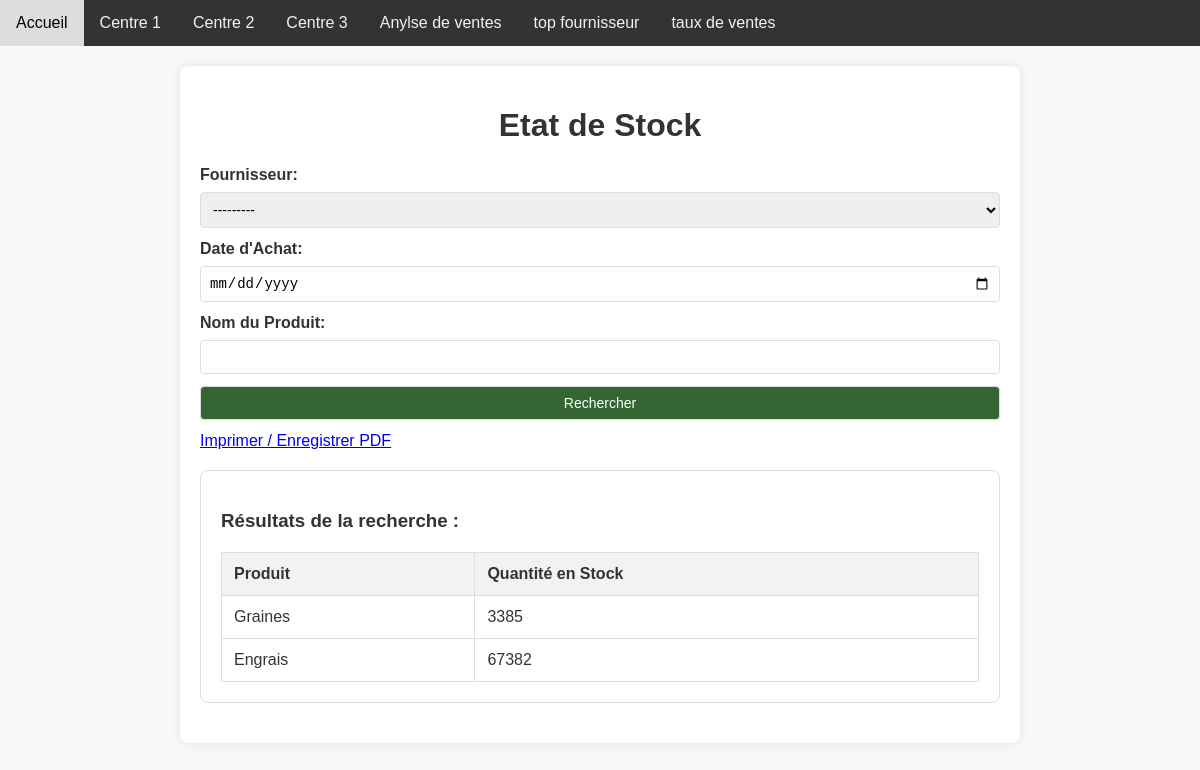
Screenshot of /etat_stock/ with the database file from the repository.
### application/models.py (models this page shows, shortened)
class EtatStock(models.Model):
    produit = models.ForeignKey(Produit, on_delete=models.CASCADE)
    quantite_en_stock = models.IntegerField(default=0)

class Produit(models.Model):
     designation= models.CharField(max_length=50)
     prix= models.FloatField(max_length=10)

### application/views.py (the view, shortened to what this page needs)
# urls.py: path('etat_stock/', views.etat_stock , name='etat_stock'),
def etat_stock(request):
    form = RechercheEtatStockForm(request.GET)
    produits_en_stock = EtatStock.objects.all()
    if form.is_valid():
        fournisseur = form.cleaned_data.get('fournisseur')
        date_achat = form.cleaned_data.get('date_achat')
        nom_produit = form.cleaned_data.get('nom_produit')
        if fournisseur:
            produits_en_stock = produits_en_stock.filter(produit__achat__fournisseurA=fournisseur)
        if date_achat:
            produits_en_stock = produits_en_stock.filter(produit__achat__DateA=date_achat)
        if nom_produit:
            produits_en_stock = produits_en_stock.filter(produit__designation__icontains=nom_produit)
    return render(request, 'EtatStock.html', {'form': form, 'produits_en_stock': produits_en_stock})

### application/forms.py
class RechercheEtatStockForm(forms.Form):
    fournisseur = forms.ModelChoiceField(queryset=Fournisseur.objects.all(), required=False)
    date_achat = forms.DateField(required=False, widget=forms.DateInput(attrs={'type': 'date'}))
    nom_produit = forms.CharField(max_length=50, required=False)

### application/models.py (called while the page is built)
     def __str__(self):
        return f"{self.nomf} {self.prenomf}"

### application/templates/EtatStock.html (shortened to what this page needs)
{% load static %}
<!DOCTYPE html><!DOCTYPE html>
<html lang="en">
<head>
    <link rel="stylesheet" href="{% static 'application/styles.css' %}">
</head>
<body>
  <nav class="nav-agriculture">
    <a href="{% url 'index' %}">Accueil</a>
    <a href="{% url 'centre_menu' centre_id=1 %}">Centre 1</a>
    <a href="{% url 'centre_menu' centre_id=2 %}">Centre 2</a>
    <a href="{% url 'centre_menu' centre_id=3 %}">Centre 3</a>
    <a href="{% url 'analyse_ventes' %}">Anylse de ventes </a>
    <a href="{% url 'top_fournisseurs' %}">top fournisseur </a>
    <a href="{% url 'ventes_combinees' %}">taux de ventes  </a>
</nav>
  <div class="container">
    <h1 style="text-align: center;">Etat de Stock</h1>
    <form class="search-form form-inline" method="GET" action="{% url 'etat_stock' %}">
        <label for="fournisseur">Fournisseur:</label>
        {{ form.fournisseur }}
        <label for="date_achat">Date d'Achat:</label>
        {{ form.date_achat }}
        <label for="nom_produit">Nom du Produit:</label>
        {{ form.nom_produit }}
        <button type="submit" class="btn btn-primary">Rechercher</button>
        <a href="{% url 'etat_stock' %}?pdf=1" target="_blank" class="print-button">Imprimer / Enregistrer PDF</a>
    </form>
    <div class="results-container">
      <h3>Résultats de la recherche :</h3>
      {% if produits_en_stock %}
          <table class="results-table">
              <thead>
                  <tr>
                      <th>Produit</th>
                      <th>Quantité en Stock</th>
                  </tr>
              </thead>
              <tbody>
                  {% for produit_en_stock in produits_en_stock %}
                      <tr>
                          <td>{{ produit_en_stock.produit.designation }}</td>
                          <td>{{ produit_en_stock.quantite_en_stock }}</td>
                      </tr>
                  {% endfor %}
              </tbody>
          </table>
      {% else %}
          <p>Aucun résultat trouvé.</p>
      {% endif %}
    </div>
  </div>
</body>
</html>

### application/static/application/styles.css (style rules this page uses)
body { font-family: 'Arial', sans-serif; color: #333; background-color: #f4f4f4; margin: 0; padding: 0; }
.nav-agriculture { background-color: #333; overflow: hidden; }
.nav-agriculture a { float: left; display: block; color: #f2f2f2; text-align: center; padding: 14px 16px; text-decoration: none; }

### application/templates/EtatStock.html (style rules this page uses)
body { font-family: Arial, sans-serif; margin: 0; padding: 0; background-color: #f8f8f8; }
.container { max-width: 800px; margin: 20px auto; background-color: #fff; box-shadow: 0 0 10px rgba(0, 0, 0, 0.1); border-radius: 8px; padding: 20px; }
.search-form { margin-bottom: 20px; }
.search-form label { display: block; margin-bottom: 8px; font-weight: bold; }
.search-form input, .search-form select, .search-form button { width: 100%; padding: 8px; margin-bottom: 12px; font-size: 14px; border: 1px solid #ddd; border-radius: 4px; box-sizing: border-box; }
.search-form button { background-color:#336633; color: #fff; cursor: pointer; }
.results-container { border: 1px solid #ddd; border-radius: 8px; padding: 20px; margin-bottom: 20px; }
.results-table { width: 100%; border-collapse: collapse; margin-top: 20px; }
.results-table th, .results-table td { border: 1px solid #ddd; padding: 12px; text-align: left; }
.results-table th { background-color: #f2f2f2; }

### rows the page displays
EtatStock: produit.designation "Graines", quantite_en_stock "3385"
EtatStock: produit.designation "Engrais", quantite_en_stock "67382"
